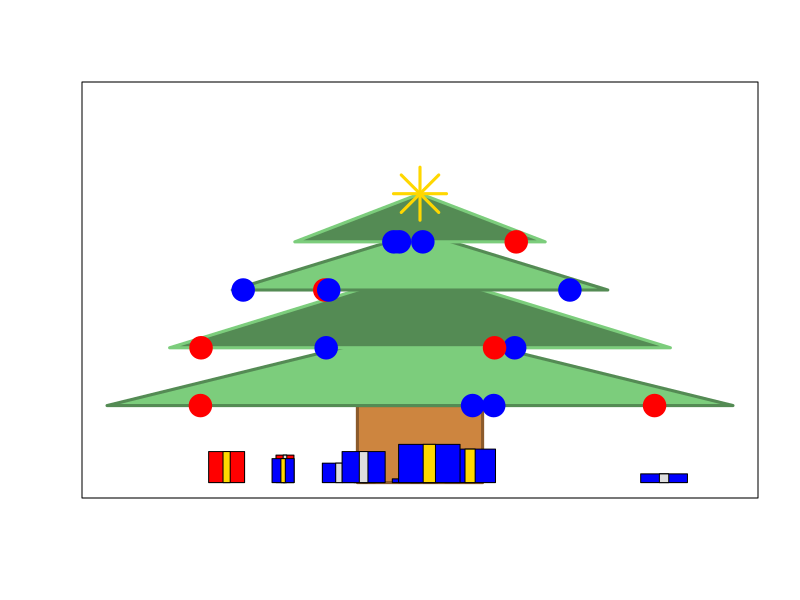

The R script that drew this image:
## ---- chunk 1
knitr::opts_chunk$set(echo = TRUE)
library(ggplot2)
library(dplyr)
## ---- chunk 2

## Make the canvas
plot(1:10,1:10,xlim=c(-5,5),ylim=c(0,10),type="n",xlab="",ylab="",xaxt="n",yaxt="n")


# Make the branches
rect(-1,0,1,2,col="tan3",border="tan4",lwd=3)
polygon(c(-5,0,5),c(2,4,2),col="palegreen3",border="palegreen4",lwd=3)
polygon(c(-4,0,4),c(3.5,5.5,3.5),col="palegreen4",border="palegreen3",lwd=3)
polygon(c(-3,0,3),c(5,6.5,5),col="palegreen3",border="palegreen4",lwd=3)
polygon(c(-2,0,2),c(6.25,7.5,6.25),col="palegreen4",border="palegreen3",lwd=3)

#Add some ornaments
points(x=runif(4,-5,5),y=rep(2,4),col=sample(c("blue","red"),size=4,replace=T),cex=3,pch=19)
points(x=runif(4,-4,4),y=rep(3.5,4),col=sample(c("blue","red"),size=4,replace=T),cex=3,pch=19)
points(x=runif(4,-3,3),y=rep(5,4),col=sample(c("blue","red"),size=4,replace=T),cex=3,pch=19)
points(x=runif(4,-2,2),y=rep(6.25,4),col=sample(c("blue","red"),size=4,replace=T),cex=3,pch=19)
points(0,7.5,pch=8,cex=5,col="gold",lwd=3)

# Add some presents
xPres = runif(10,-4.5,4.5)
xWidth = runif(10,0.1,0.5)
xHeight=runif(10,0,1)
for(i in 1:10){
  rect(xPres[i]-xWidth[i],0,xPres[i]+xWidth[i],xHeight[i],col=sample(c("blue","red"),size=1))
  rect(xPres[i]-0.2*xWidth[i],0,xPres[i]+0.2*xWidth[i],xHeight[i],col=sample(c("gold","grey87"),size=1))
}

## ---- chunk 3

## Make the canvas
pl <- ggplot() +
        theme_void()

# Make the trunk
trunk <- data.frame(
  id =  "trunk",
  x = c(-1, 1, 1, -1),
  y = c(0, 0, 2,2)
)

pl <- pl + geom_polygon(data=trunk, aes(x = x, y = y),fill="tan3",color="tan4")

# Make the branches
branch1 <- data.frame(
  id =  "branch1",
  x = c(-5,0,5),
  y = c(2,4,2)
)

branch2 <- data.frame(
  id =  "branch2",
  x = c(-4,0,4),
  y = c(3.5,5.5,3.5)
)

branch3 <- data.frame(
  id =  "branch3",
  x =c(-3,0,3),
  y = c(5,6.5,5)
)

branch4 <- data.frame(
  id =  "branch4",
  x =c(-2,0,2),
  y = c(6.25,7.5,6.25)
)

#combine all the branches
branches <- bind_rows(branch1,branch2,branch3,branch4)

pl <- pl + geom_polygon(data=branches,aes(x=x,y=y,group=id),fill="palegreen3",color="palegreen4")

#Add some ornaments on the lowest branch
ornaments <- data.frame(x=runif(4,-5,5),y=rep(2,4),col=sample(c("blue","red")))
##change the shape to change the ornament shape
pl <- pl + geom_point(data=ornaments,aes(x=x,y=y),fill=ornaments$col,size=4,shape=21)

#Add some ornaments on each branch
ornaments <- data.frame(x=runif(4,-4,4),y=rep(3.5,4),col=sample(c("blue","red")))
pl <- pl + geom_point(data=ornaments,aes(x=x,y=y),fill=ornaments$col,size=4,shape=21)


#Add some ornaments on each branch
ornaments <- data.frame(x=runif(4,-3,3),y=rep(5,4),col=sample(c("blue","red")))
##change the shape to change the ornament shape
pl <- pl + geom_point(data=ornaments,aes(x=x,y=y),fill=ornaments$col,size=4,shape=21)

###Add some ornaments on each branch
ornaments <- data.frame(x=runif(4,-2,2),y=rep(6.25,4),col=sample(c("blue","red")))
##change the shape to change the ornament shape
pl <- pl + geom_point(data=ornaments,aes(x=x,y=y),fill=ornaments$col,size=4,shape=21)

###add the star
star <- data.frame(x=0,y=7.5)
pl <- pl + geom_point(data=star,aes(x=x,y=y),shape=11,col="gold",size=5,stroke=4)

# Add some presents


